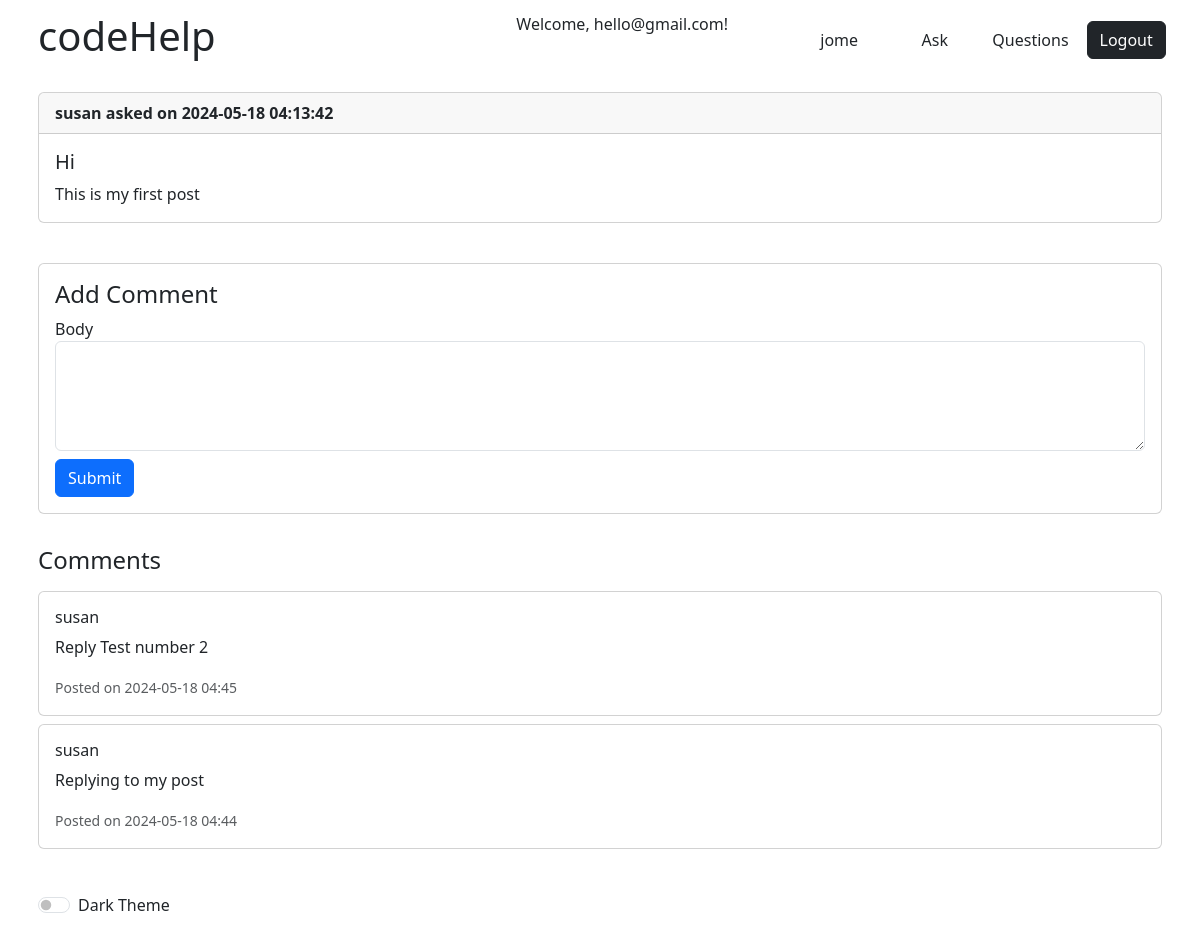
The app's page /post/1 (signed in) with its own data.
### app/models.py (models this page shows, shortened)
class User(UserMixin, db.Model):
    id: so.Mapped[int] = so.mapped_column(primary_key=True)
    username: so.Mapped[str] = so.mapped_column(sa.String(64), index=True,
                                                unique=True)
    email: so.Mapped[str] = so.mapped_column(sa.String(120), index=True,
                                             unique=True)
    password_hash: so.Mapped[Optional[str]] = so.mapped_column(sa.String(256))
    posts: so.WriteOnlyMapped['Post'] = so.relationship(
        back_populates='author')
    comments: so.WriteOnlyMapped['Comment'] = so.relationship(
        back_populates='author')

class Post(db.Model):
    id: so.Mapped[int] = so.mapped_column(primary_key=True)
    title: so.Mapped[str] = so.mapped_column(sa.String(140))
    body: so.Mapped[str] = so.mapped_column(sa.String(256))
    timestamp: so.Mapped[datetime] = so.mapped_column(
        index=True, default=lambda: datetime.now(timezone.utc).replace(microsecond=0))
    user_id: so.Mapped[int] = so.mapped_column(sa.ForeignKey(User.id),
                                               index=True)
    author: so.Mapped[User] = so.relationship(back_populates='posts')
    comments: so.WriteOnlyMapped['Comment'] = so.relationship(
        back_populates='post')

class Comment(db.Model):
    id: so.Mapped[int] = so.mapped_column(primary_key=True)
    body: so.Mapped[str] = so.mapped_column(sa.String(280))
    timestamp: so.Mapped[datetime] = so.mapped_column(
        index=True, default=lambda: datetime.now(timezone.utc).replace(microsecond=0))
    user_id: so.Mapped[int] = so.mapped_column(sa.ForeignKey(User.id),
                                               index=True)
    post_id: so.Mapped[int] = so.mapped_column(sa.ForeignKey(Post.id),
                                               index=True)
    parent_comment_id: so.Mapped[Optional[int]] = so.mapped_column(
        sa.ForeignKey('comment.id'))
    author: so.Mapped[User] = so.relationship(back_populates='comments')
    post: so.Mapped[Post] = so.relationship(back_populates='comments')
    replies: so.WriteOnlyMapped['Comment'] = so.relationship(
        backref=so.backref('parent', remote_side=[id])
    )

### app/routes.py (the view, shortened to what this page needs)
@app.route('/post/<int:post_id>', methods=['GET', 'POST'])
def postDetails(post_id):
    post = Post.query.get_or_404(post_id)
    comments = Comment.query.filter_by(post_id=post_id).order_by(desc(Comment.timestamp)).all()
    form = CommentForm()
    return render_template('postDetails.html', post=post, form=form, comments=comments)

### app/forms.py
class CommentForm(FlaskForm):
    body = TextAreaField('Body', validators=[DataRequired()])
    submit = SubmitField('Submit')

### app/models.py (called while the page is built)
@login.user_loader
def load_user(id):
    return db.session.get(User, int(id))

### app/templates/postDetails.html (shortened to what this page needs)
{% extends "base.html" %}
{% block content %}
<div class="container p-2 my-2">
    <div class="card mb-3">
        <div class="card-header">
            <strong>{{ post.author.username }} asked on {{post.timestamp}}</strong>
        </div>
        <div class="card-body">
            <h5 class="card-title">{{ post.title }}</h5>
            <p class="card-text">{{ post.body }}</p>
        </div>
    </div>
</div>
<div class="container p-2">
    <div class="card">
        <div class="card-body">
            <h4 class="card-title">Add Comment</h4>
            <form id="commentForm" method="POST">
                <div class="form-group">
                    {{ form.body.label(class="form-control-label") }}
                    {{ form.body(class="form-control", rows="4") }}
                </div>
                <div class="form-group mt-2">
                    {{ form.submit(class="btn btn-primary") }}
                </div>
            </form>
        </div>
    </div>
</div>
<div class="container p-2">
    <div id="commentsSection">
        <h4 class="my-3">Comments</h4>
        {% for comment in comments %}
        <div class="card my-2">
            <div class="card-body">
                <h6 class="card-title">{{ comment.author.username }}</h6>
                <p class="card-text">{{ comment.body }}</p>
                <p class="card-text"><small class="text-muted">Posted on {{ comment.timestamp.strftime('%Y-%m-%d %H:%M') }}</small></p>
            </div>
        </div>
        {% endfor %}
    </div>
</div>
{% endblock %}

### app/templates/base.html (shortened to what this page needs)
<!DOCTYPE html>
<html>
<head>
	<link href="https://cdn.jsdelivr.net/npm/bootstrap@5.3.3/dist/css/bootstrap.min.css" rel="stylesheet">
    <link href="{{ url_for('static', filename='codeHelp.css') }}" rel="stylesheet">
</head>
<body>
    <div class="container p-2 my-1">
        <div class="row">
            <div class="col-md-5 d-flex">
                <h1>codeHelp</h1>
            </div>
            <div class="col-md-3 d-flex">
                {% if current_user.is_authenticated %}
                <p>Welcome, {{ current_user.username }}!</p>
                {% else %}
                <p>Test_no_user</p>
                {% endif %}
            </div>
            <div class="col-md-1 d-flex align-items-center justify-content-center">
                <a href="{{ url_for('index') }}" type="button" class="btn btn-home">jome</a>
            </div>
            <div class="col-md-1 d-flex align-items-center justify-content-center">
                <a href="{{ url_for('newPost') }}" class="btn btn-ask">Ask</a>
            </div>
            <div class="col-md-1 d-flex align-items-center justify-content-center">
                <a href="{{ url_for('viewPosts') }}" class="btn btn-ask">Questions</a>
            </div>
            <div class="col-md-1 d-flex align-items-center justify-content-center">
                {% if current_user.is_anonymous %}
                <a href="{{ url_for('login') }}" type="button" class="btn btn2 btn-login btn-dark rounded">Login</a>
                {% else %}
                <a href="{{ url_for('logout') }}" type="button" class="btn btn2 btn-login btn-dark rounded">Logout</a>
                {% endif %}
            </div>
        </div>
    </div>
    <div id="content">
        {% block content %}{% endblock %}
    </div>
    <footer class="footer mt-auto py-3">
        <div class="container p-2 my-1">
            <div class="form-check form-switch">
                <input class="form-check-input" type="checkbox" id="themeToggle" value="light">
                <label class="form-check-label" for="themeToggle">Dark Theme</label>
            </div>
        </div>
    </footer>
</body>
</html>

### app/static/codeHelp.css (style rules this page uses)
body { background-color: #ffffff; color: #212529; }

### records on screen
User: username "hello@gmail.com"
User: author.username "susan"
Post: timestamp "2024-05-18 04:13:42", title "Hi", body "This is my first post"
Comment: author.username "susan", body "Reply Test number 2", timestamp "2024-05-18 04:45"
Comment: author.username "susan", body "Replying to my post", timestamp "2024-05-18 04:44"
